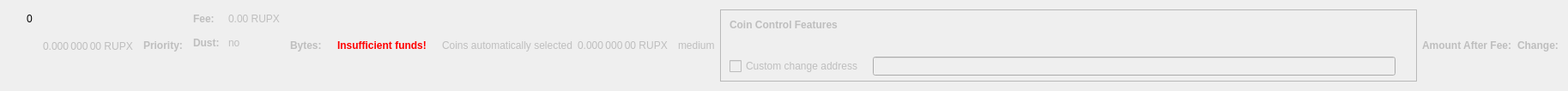
    <widget class="QWidget" name="dummyHideWidget" native="true">
     <property name="maximumSize">
      <size>
       <width>100</width>
       <height>22</height>
      </size>
     </property>
     <layout class="QHBoxLayout" name="dummyHideLayout">
      <item>
       <layout class="QFormLayout" name="formLayoutCoinControl1">
        <property name="horizontalSpacing">
         <number>10</number>
        </property>
        <property name="verticalSpacing">
         <number>14</number>
        </property>
        <property name="leftMargin">
         <number>10</number>
        </property>
        <property name="topMargin">
         <number>4</number>
        </property>
        <property name="rightMargin">
         <number>6</number>
        </property>
        <item row="0" column="1">
         <widget class="QLabel" name="labelCoinControlBytes">
          <property name="cursor">
           <cursorShape>IBeamCursor</cursorShape>
          </property>
          <property name="contextMenuPolicy">
           <enum>Qt::ActionsContextMenu</enum>
          </property>
          <property name="text">
           <string notr="true">0</string>
          </property>
          <property name="textInteractionFlags">
           <set>Qt::LinksAccessibleByMouse|Qt::TextSelectableByKeyboard|Qt::TextSelectableByMouse</set>
          </property>
         </widget>
        </item>
       </layout>
      </item>
      <item>
       <widget class="QLabel" name="labelCoinControlAfterFee">
        <property name="enabled">
         <bool>false</bool>
        </property>
        <property name="sizePolicy">
         <sizepolicy hsizetype="Fixed" vsizetype="Fixed">
          <horstretch>0</horstretch>
          <verstretch>0</verstretch>
         </sizepolicy>
        </property>
        <property name="minimumSize">
         <size>
          <width>111</width>
          <height>12</height>
         </size>
        </property>
        <property name="maximumSize">
         <size>
          <width>111</width>
          <height>12</height>
         </size>
        </property>
        <property name="cursor">
         <cursorShape>IBeamCursor</cursorShape>
        </property>
        <property name="contextMenuPolicy">
         <enum>Qt::ActionsContextMenu</enum>
        </property>
        <property name="text">
         <string notr="true">0.000 000 00 RUPX</string>
        </property>
        <property name="textInteractionFlags">
         <set>Qt::LinksAccessibleByMouse|Qt::TextSelectableByKeyboard|Qt::TextSelectableByMouse</set>
        </property>
       </widget>
      </item>
      <item>
       <widget class="QLabel" name="labelCoinControlPriorityText">
        <property name="enabled">
         <bool>false</bool>
        </property>
        <property name="font">
         <font>
          <weight>75</weight>
          <bold>true</bold>
         </font>
        </property>
        <property name="text">
         <string>Priority:</string>
        </property>
       </widget>
      </item>
      <item>
       <layout class="QHBoxLayout" name="horizontalLayout"/>
      </item>
      <item>
       <layout class="QFormLayout" name="formLayoutCoinControl3">
        <property name="horizontalSpacing">
         <number>10</number>
        </property>
        <property name="verticalSpacing">
         <number>14</number>
        </property>
        <property name="leftMargin">
         <number>6</number>
        </property>
        <property name="topMargin">
         <number>4</number>
        </property>
        <property name="rightMargin">
         <number>6</number>
        </property>
        <item row="0" column="0">
         <widget class="QLabel" name="labelCoinControlFeeText">
          <property name="enabled">
           <bool>false</bool>
          </property>
          <property name="font">
           <font>
            <weight>75</weight>
            <bold>true</bold>
           </font>
          </property>
          <property name="text">
           <string>Fee:</string>
          </property>
          <property name="margin">
           <number>0</number>
          </property>
         </widget>
        </item>
        <item row="0" column="1">
         <widget class="QLabel" name="labelCoinControlFee">
          <property name="enabled">
           <bool>false</bool>
          </property>
          <property name="cursor">
           <cursorShape>IBeamCursor</cursorShape>
          </property>
          <property name="contextMenuPolicy">
           <enum>Qt::ActionsContextMenu</enum>
          </property>
          <property name="text">
           <string notr="true">0.00 RUPX</string>
          </property>
          <property name="textInteractionFlags">
           <set>Qt::LinksAccessibleByMouse|Qt::TextSelectableByKeyboard|Qt::TextSelectableByMouse</set>
          </property>
         </widget>
        </item>
        <item row="1" column="0">
         <widget class="QLabel" name="labelCoinControlLowOutputText">
          <property name="enabled">
           <bool>false</bool>
          </property>
          <property name="font">
           <font>
            <weight>75</weight>
            <bold>true</bold>
           </font>
          </property>
          <property name="text">
           <string>Dust:</string>
          </property>
         </widget>
        </item>
        <item row="1" column="1">
         <widget class="QLabel" name="labelCoinControlLowOutput">
          <property name="enabled">
           <bool>false</bool>
          </property>
          <property name="cursor">
           <cursorShape>IBeamCursor</cursorShape>
          </property>
          <property name="contextMenuPolicy">
           <enum>Qt::ActionsContextMenu</enum>
          </property>
          <property name="text">
           <string>no</string>
          </property>
          <property name="textInteractionFlags">
           <set>Qt::LinksAccessibleByMouse|Qt::TextSelectableByKeyboard|Qt::TextSelectableByMouse</set>
          </property>
         </widget>
        </item>
       </layout>
      </item>
      <item>
       <widget class="QLabel" name="labelCoinControlBytesText">
        <property name="enabled">
         <bool>false</bool>
        </property>
        <property name="font">
         <font>
          <weight>75</weight>
          <bold>true</bold>
         </font>
        </property>
        <property name="text">
         <string>Bytes:</string>
        </property>
       </widget>
      </item>
      <item>
       <layout class="QFormLayout" name="formLayoutCoinControl2">
        <property name="horizontalSpacing">
         <number>10</number>
        </property>
        <property name="verticalSpacing">
         <number>14</number>
        </property>
        <property name="leftMargin">
         <number>6</number>
        </property>
        <property name="topMargin">
         <number>4</number>
        </property>
        <property name="rightMargin">
         <number>6</number>
        </property>
       </layout>
      </item>
      <item>
       <layout class="QHBoxLayout" name="horizontalLayoutCoinControl2">
        <property name="spacing">
         <number>8</number>
        </property>
        <property name="bottomMargin">
         <number>10</number>
        </property>
       </layout>
      </item>
      <item>
       <widget class="QLabel" name="labelCoinControlInsuffFunds">
        <property name="enabled">
         <bool>false</bool>
        </property>
        <property name="minimumSize">
         <size>
          <width>0</width>
          <height>0</height>
         </size>
        </property>
        <property name="font">
         <font>
          <weight>75</weight>
          <bold>true</bold>
         </font>
        </property>
        <property name="styleSheet">
         <string notr="true">color:red;font-weight:bold;</string>
        </property>
        <property name="text">
         <string>Insufficient funds!</string>
        </property>
        <property name="margin">
         <number>5</number>
        </property>
       </widget>
      </item>
      <item>
       <layout class="QFormLayout" name="formLayoutCoinControl4">
        <property name="horizontalSpacing">
         <number>10</number>
        </property>
        <property name="verticalSpacing">
         <number>14</number>
        </property>
        <property name="leftMargin">
         <number>6</number>
        </property>
        <property name="topMargin">
         <number>4</number>
        </property>
        <property name="rightMargin">
         <number>6</number>
        </property>
       </layout>
      </item>
      <item>
       <widget class="QLabel" name="labelCoinControlAutomaticallySelected">
        <property name="enabled">
         <bool>false</bool>
        </property>
        <property name="sizePolicy">
         <sizepolicy hsizetype="Fixed" vsizetype="Fixed">
          <horstretch>0</horstretch>
          <verstretch>0</verstretch>
         </sizepolicy>
        </property>
        <property name="minimumSize">
         <size>
          <width>0</width>
          <height>0</height>
         </size>
        </property>
        <property name="maximumSize">
         <size>
          <width>240</width>
          <height>16777215</height>
         </size>
        </property>
        <property name="text">
         <string>Coins automatically selected</string>
        </property>
        <property name="margin">
         <number>5</number>
        </property>
       </widget>
      </item>
      <item>
       <widget class="QLabel" name="labelCoinControlChange">
        <property name="enabled">
         <bool>false</bool>
        </property>
        <property name="sizePolicy">
         <sizepolicy hsizetype="Fixed" vsizetype="Fixed">
          <horstretch>0</horstretch>
          <verstretch>0</verstretch>
         </sizepolicy>
        </property>
        <property name="minimumSize">
         <size>
          <width>111</width>
          <height>0</height>
         </size>
        </property>
        <property name="maximumSize">
         <size>
          <width>111</width>
          <height>16777215</height>
         </size>
        </property>
        <property name="cursor">
         <cursorShape>IBeamCursor</cursorShape>
        </property>
        <property name="contextMenuPolicy">
         <enum>Qt::ActionsContextMenu</enum>
        </property>
        <property name="text">
         <string notr="true">0.000 000 00 RUPX</string>
        </property>
        <property name="textInteractionFlags">
         <set>Qt::LinksAccessibleByMouse|Qt::TextSelectableByKeyboard|Qt::TextSelectableByMouse</set>
        </property>
       </widget>
      </item>
      <item>
       <widget class="QLabel" name="labelCoinControlPriority">
        <property name="enabled">
         <bool>false</bool>
        </property>
        <property name="cursor">
         <cursorShape>IBeamCursor</cursorShape>
        </property>
        <property name="contextMenuPolicy">
         <enum>Qt::ActionsContextMenu</enum>
        </property>
        <property name="text">
         <string>medium</string>
        </property>
        <property name="textInteractionFlags">
         <set>Qt::LinksAccessibleByMouse|Qt::TextSelectableByKeyboard|Qt::TextSelectableByMouse</set>
        </property>
       </widget>
      </item>
      <item>
       <widget class="QFrame" name="frameCoinControl">
        <property name="sizePolicy">
         <sizepolicy hsizetype="Expanding" vsizetype="Expanding">
          <horstretch>0</horstretch>
          <verstretch>0</verstretch>
         </sizepolicy>
        </property>
        <property name="maximumSize">
         <size>
          <width>16777215</width>
          <height>16777215</height>
         </size>
        </property>
        <property name="frameShape">
         <enum>QFrame::StyledPanel</enum>
        </property>
        <property name="frameShadow">
         <enum>QFrame::Sunken</enum>
        </property>
        <layout class="QVBoxLayout" name="verticalLayoutCoinControl2_2">
         <property name="spacing">
          <number>0</number>
         </property>
         <property name="leftMargin">
          <number>0</number>
         </property>
         <property name="topMargin">
          <number>0</number>
         </property>
         <property name="rightMargin">
          <number>0</number>
         </property>
         <property name="bottomMargin">
          <number>6</number>
         </property>
         <item>
          <layout class="QVBoxLayout" name="verticalLayoutCoinControl" stretch="0,0,0,1">
           <property name="spacing">
            <number>0</number>
           </property>
           <property name="leftMargin">
            <number>10</number>
           </property>
           <property name="topMargin">
            <number>10</number>
           </property>
           <item>
            <layout class="QHBoxLayout" name="horizontalLayoutCoinControl1">
             <property name="bottomMargin">
              <number>15</number>
             </property>
             <item>
              <widget class="QLabel" name="labelCoinControlFeatures">
               <property name="enabled">
                <bool>false</bool>
               </property>
               <property name="sizePolicy">
                <sizepolicy hsizetype="Preferred" vsizetype="Maximum">
                 <horstretch>0</horstretch>
                 <verstretch>0</verstretch>
                </sizepolicy>
               </property>
               <property name="font">
                <font>
                 <weight>75</weight>
                 <bold>true</bold>
                </font>
               </property>
               <property name="styleSheet">
                <string notr="true">font-weight:bold;</string>
               </property>
               <property name="text">
                <string>Coin Control Features</string>
               </property>
              </widget>
             </item>
            </layout>
           </item>
           <item>
            <widget class="QWidget" name="widgetCoinControl" native="true">
             <property name="sizePolicy">
              <sizepolicy hsizetype="Preferred" vsizetype="Preferred">
               <horstretch>0</horstretch>
               <verstretch>0</verstretch>
              </sizepolicy>
             </property>
             <property name="minimumSize">
              <size>
               <width>0</width>
               <height>0</height>
              </size>
             </property>
             <property name="styleSheet">
              <string notr="true"/>
             </property>
             <layout class="QHBoxLayout" name="horizontalLayoutCoinControl5_2">
              <property name="leftMargin">
               <number>0</number>
              </property>
              <property name="topMargin">
               <number>0</number>
              </property>
              <property name="rightMargin">
               <number>0</number>
              </property>
              <property name="bottomMargin">
               <number>0</number>
              </property>
              <item>
               <layout class="QHBoxLayout" name="horizontalLayoutCoinControl3">
                <property name="spacing">
                 <number>20</number>
                </property>
                <property name="topMargin">
                 <number>0</number>
                </property>
                <property name="bottomMargin">
                 <number>10</number>
                </property>
               </layout>
              </item>
             </layout>
            </widget>
           </item>
           <item>
            <layout class="QHBoxLayout" name="horizontalLayoutCoinControl4" stretch="0,0,0">
             <property name="spacing">
              <number>12</number>
             </property>
             <property name="sizeConstraint">
              <enum>QLayout::SetDefaultConstraint</enum>
             </property>
             <property name="topMargin">
              <number>5</number>
             </property>
             <property name="rightMargin">
              <number>5</number>
             </property>
             <item>
              <widget class="QCheckBox" name="checkBoxCoinControlChange">
               <property name="enabled">
                <bool>false</bool>
               </property>
               <property name="toolTip">
                <string>If this is activated, but the change address is empty or invalid, change will be sent to a newly generated address.</string>
               </property>
               <property name="text">
                <string>Custom change address</string>
               </property>
              </widget>
             </item>
             <item>
              <widget class="QValidatedLineEdit" name="lineEditCoinControlChange">
               <property name="enabled">
                <bool>false</bool>
               </property>
               <property name="sizePolicy">
                <sizepolicy hsizetype="Expanding" vsizetype="Fixed">
                 <horstretch>0</horstretch>
                 <verstretch>0</verstretch>
                </sizepolicy>
               </property>
              </widget>
             </item>
             <item>
              <widget class="QLabel" name="labelCoinControlChangeLabel_2">
               <property name="sizePolicy">
                <sizepolicy hsizetype="Preferred" vsizetype="Expanding">
                 <horstretch>0</horstretch>
                 <verstretch>0</verstretch>
                </sizepolicy>
               </property>
               <property name="minimumSize">
                <size>
                 <width>0</width>
                 <height>0</height>
                </size>
               </property>
               <property name="text">
                <string/>
               </property>
               <property name="margin">
                <number>3</number>
               </property>
              </widget>
             </item>
            </layout>
           </item>
           <item>
            <spacer name="verticalSpacerCoinControl">
             <property name="orientation">
              <enum>Qt::Vertical</enum>
             </property>
             <property name="sizeHint" stdset="0">
              <size>
               <width>800</width>
               <height>1</height>
              </size>
             </property>
            </spacer>
           </item>
          </layout>
         </item>
        </layout>
       </widget>
      </item>
      <item>
       <widget class="QLabel" name="labelCoinControlAfterFeeText">
        <property name="enabled">
         <bool>false</bool>
        </property>
        <property name="minimumSize">
         <size>
          <width>0</width>
          <height>0</height>
         </size>
        </property>
        <property name="maximumSize">
         <size>
          <width>16777215</width>
          <height>16777215</height>
         </size>
        </property>
        <property name="font">
         <font>
          <weight>75</weight>
          <bold>true</bold>
         </font>
        </property>
        <property name="text">
         <string>Amount After Fee:</string>
        </property>
        <property name="alignment">
         <set>Qt::AlignLeading|Qt::AlignLeft|Qt::AlignVCenter</set>
        </property>
        <property name="margin">
         <number>0</number>
        </property>
       </widget>
      </item>
      <item>
       <widget class="QLabel" name="labelCoinControlChangeText">
        <property name="enabled">
         <bool>false</bool>
        </property>
        <property name="sizePolicy">
         <sizepolicy hsizetype="Preferred" vsizetype="Preferred">
          <horstretch>0</horstretch>
          <verstretch>0</verstretch>
         </sizepolicy>
        </property>
        <property name="minimumSize">
         <size>
          <width>0</width>
          <height>0</height>
         </size>
        </property>
        <property name="maximumSize">
         <size>
          <width>16777215</width>
          <height>16777215</height>
         </size>
        </property>
        <property name="font">
         <font>
          <weight>75</weight>
          <bold>true</bold>
         </font>
        </property>
        <property name="text">
         <string>Change:</string>
        </property>
        <property name="alignment">
         <set>Qt::AlignLeading|Qt::AlignLeft|Qt::AlignVCenter</set>
        </property>
       </widget>
      </item>
     </layout>
    </widget>
